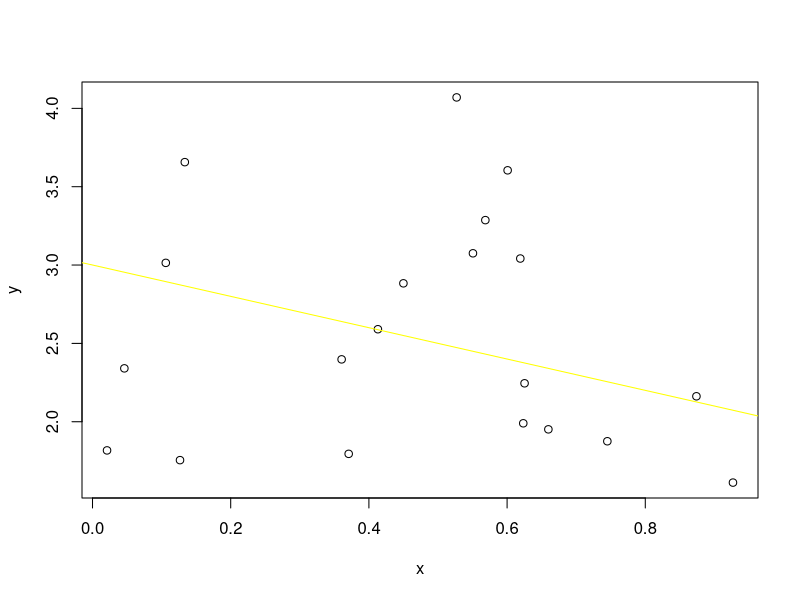
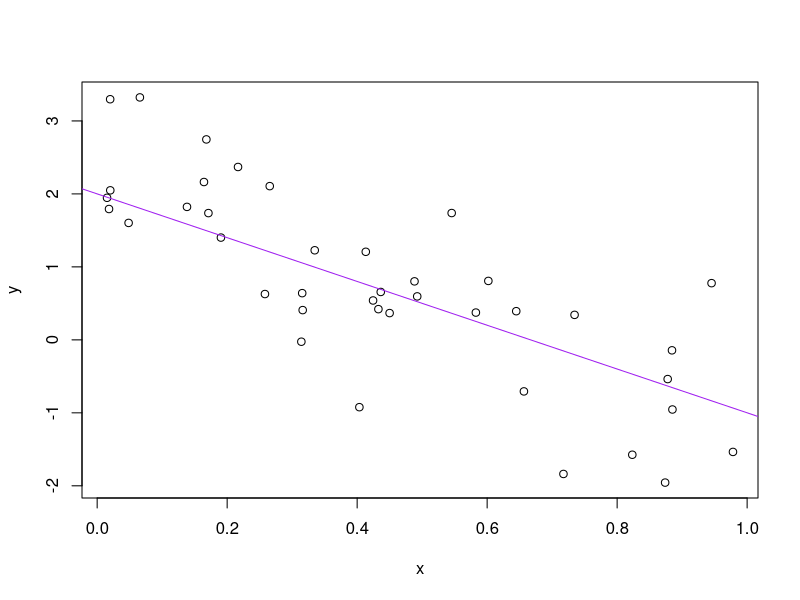

Generate these figures, in order, with R:
n <- 20
# what do these lines do?
a <- 3
b <- -1
sig_sq <- 0.5

# what about these?
x <- runif(n)
y <- a + b * x + rnorm(n, sd = sqrt(sig_sq))
(avg_x <- mean(x))
#> [1] 0.478

# these lines save some output...
write(avg_x, "avg_x.txt")
plot(x, y)
abline(a, b, col = "yellow")

# what do these lines do?
a <- 2
b <- -3
sig_sq <- 0.5

# what about these?
x <- runif(40)
y <- a + b * x + rnorm(40, sd = sqrt(sig_sq))
(avg_x <- mean(x))
#> [1] 0.478

# these lines save some output...
write(avg_x, "avg_x.txt")
plot(x, y)
abline(a, b, col = "purple")
